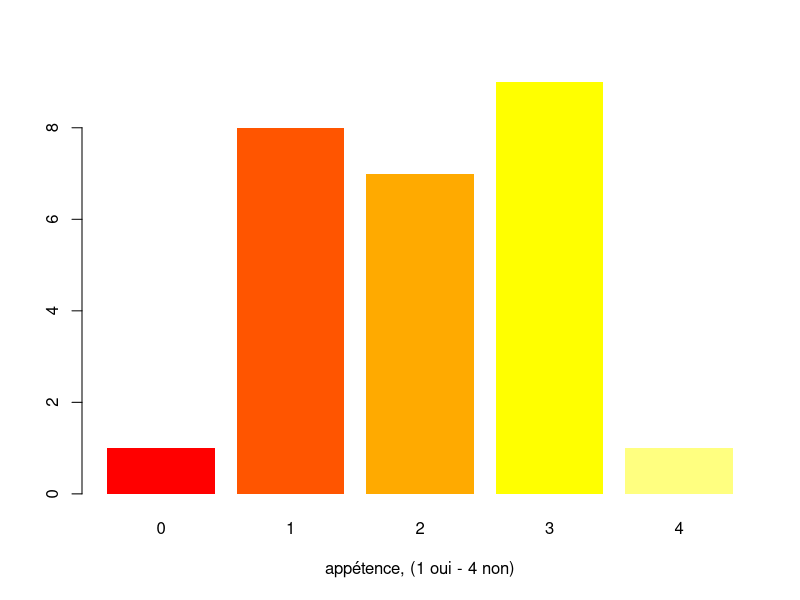
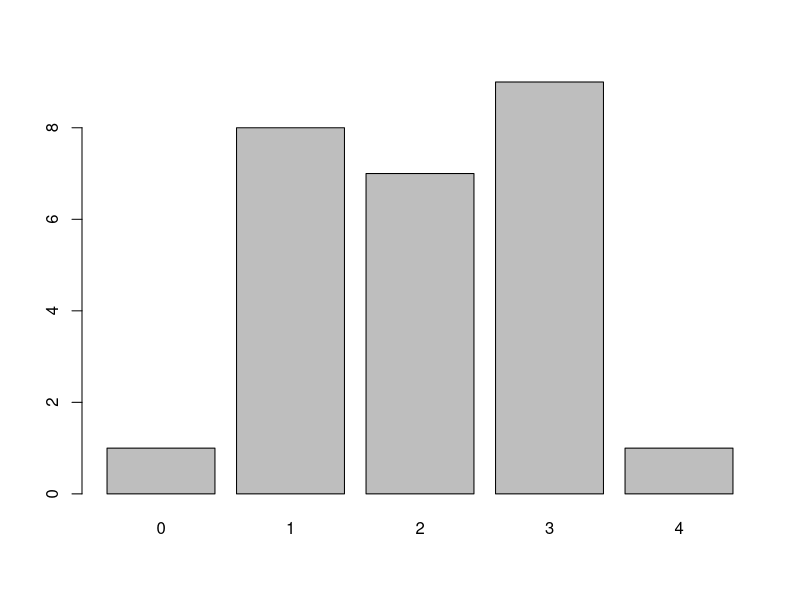
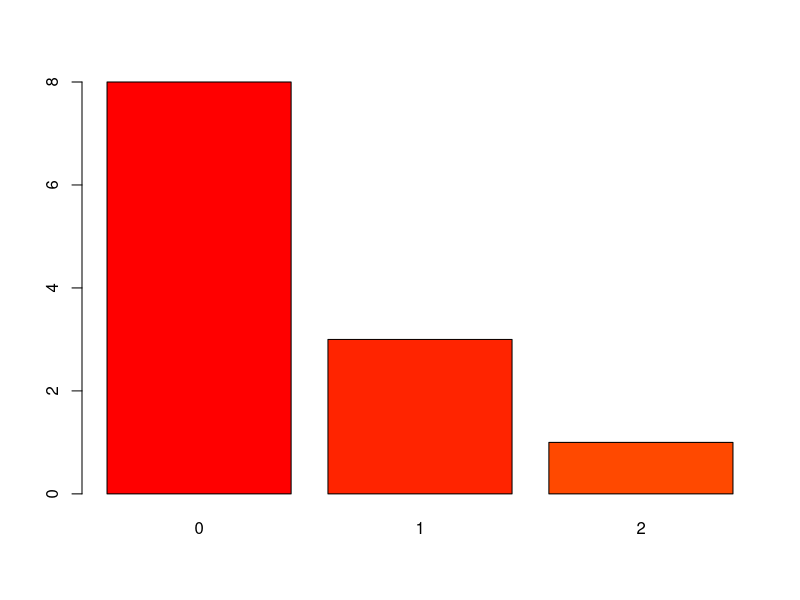
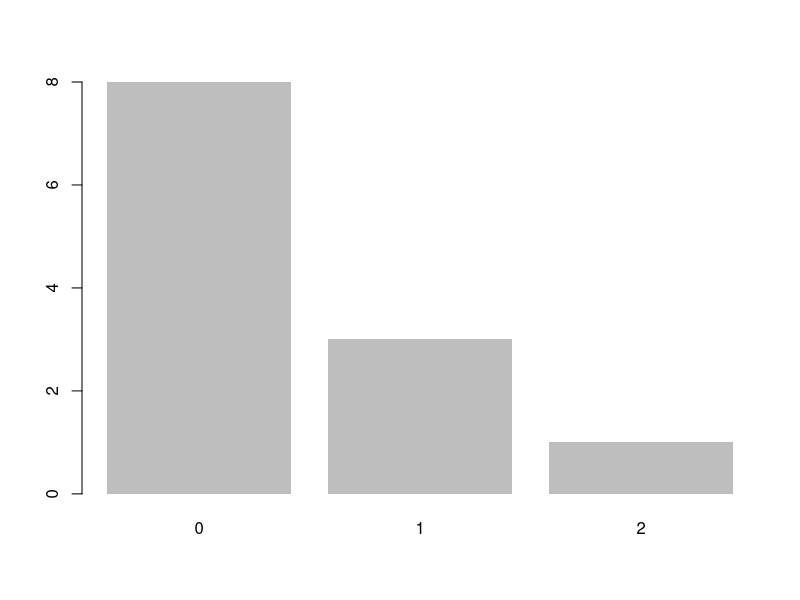
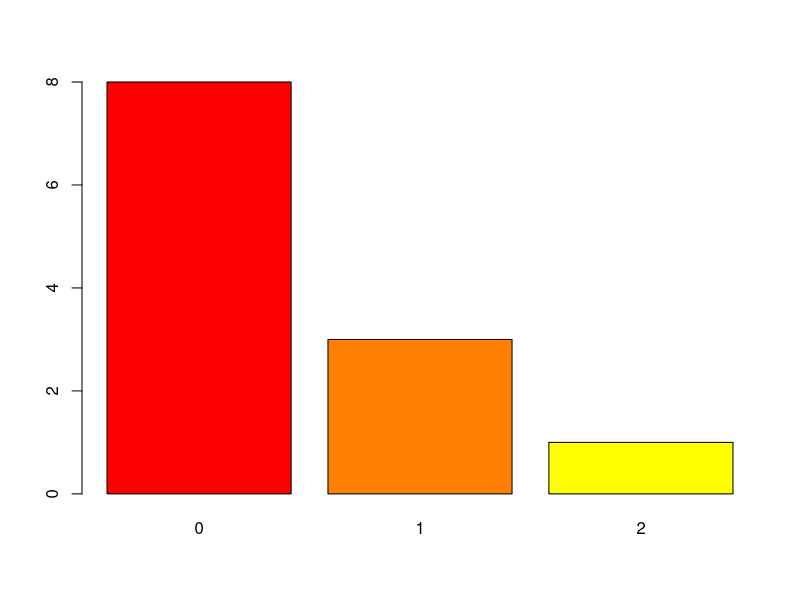
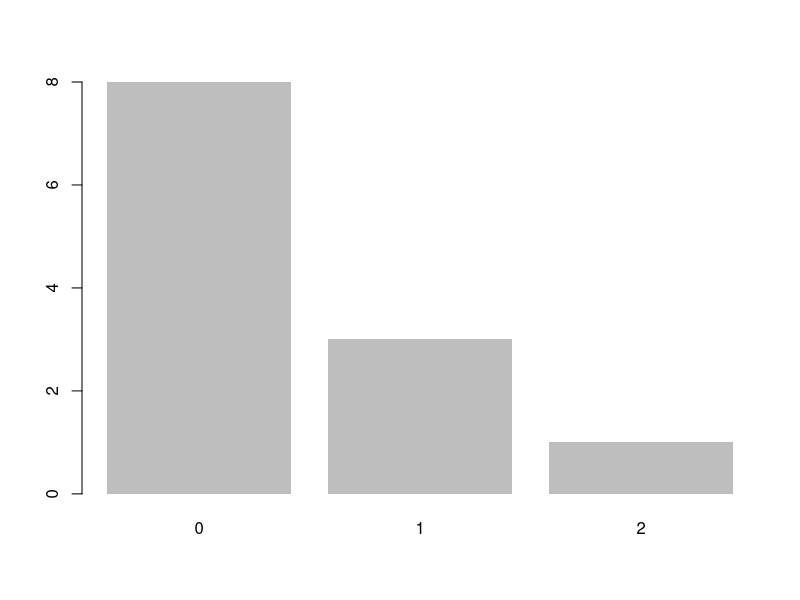
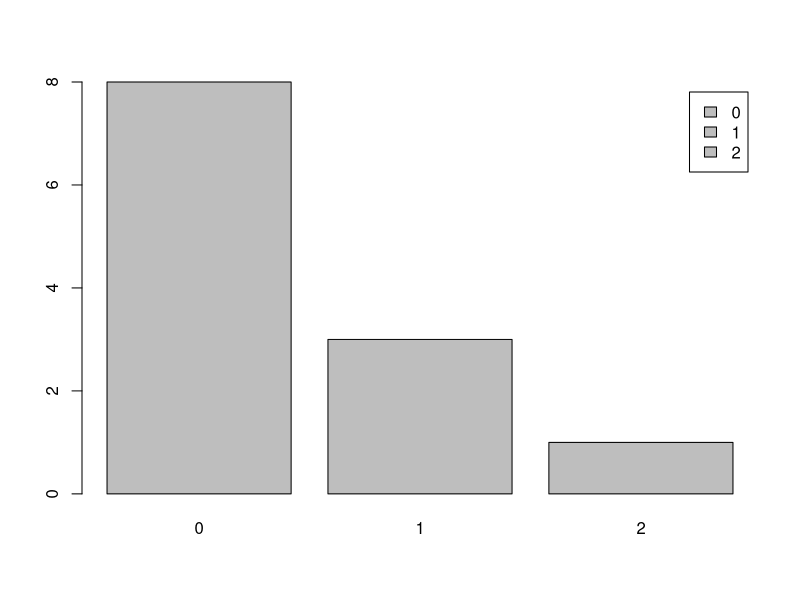
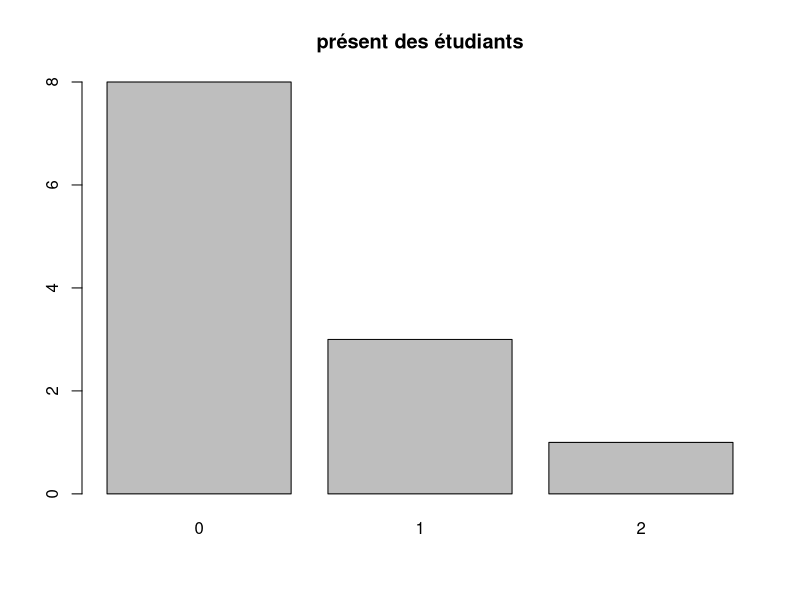

Generate these figures, in order, with R:
data <- read.csv("cours1.csv",fileEncoding = "UTF-8")
tab <- table(data$appétence.codage..1.fort.4.mauvais)
barplot(tab, col = heat.colors(5), border = NA, xlab = "appétence, (1 oui - 4 non)")
barplot(tab)
tab <- table(data$Prénom)
tab <- table(data$nom)
tab <- table(data$adresse.mail)
tab<-table(data$X44223)
tab<-table(data$passé)
tab<-table(data$présent)
tab<-table(data$futur)
tab<-table(data$Niveau.de.codage.de.0.à.5)
barplot(tab,col = heat.colors(10))
barplot(tab,border = NA)
barplot(tab,col = heat.colors(4))
barplot(tab,border = NA)
barplot(tab,legend.text = T)
barplot(tab,main = "présent des étudiants")
str(data)
tab<-table(data$futur)
etik<-names(tab)
names(tab)
barplot(tab,names.arg = names(tab))
barplot(tab,las=2)
motif<-grep("rba",data$futur)
data$futur[motif]
data$futur[motif]<-"urbanisme"
png(height = 800, width = 600, filename = "img/resultat.png")

